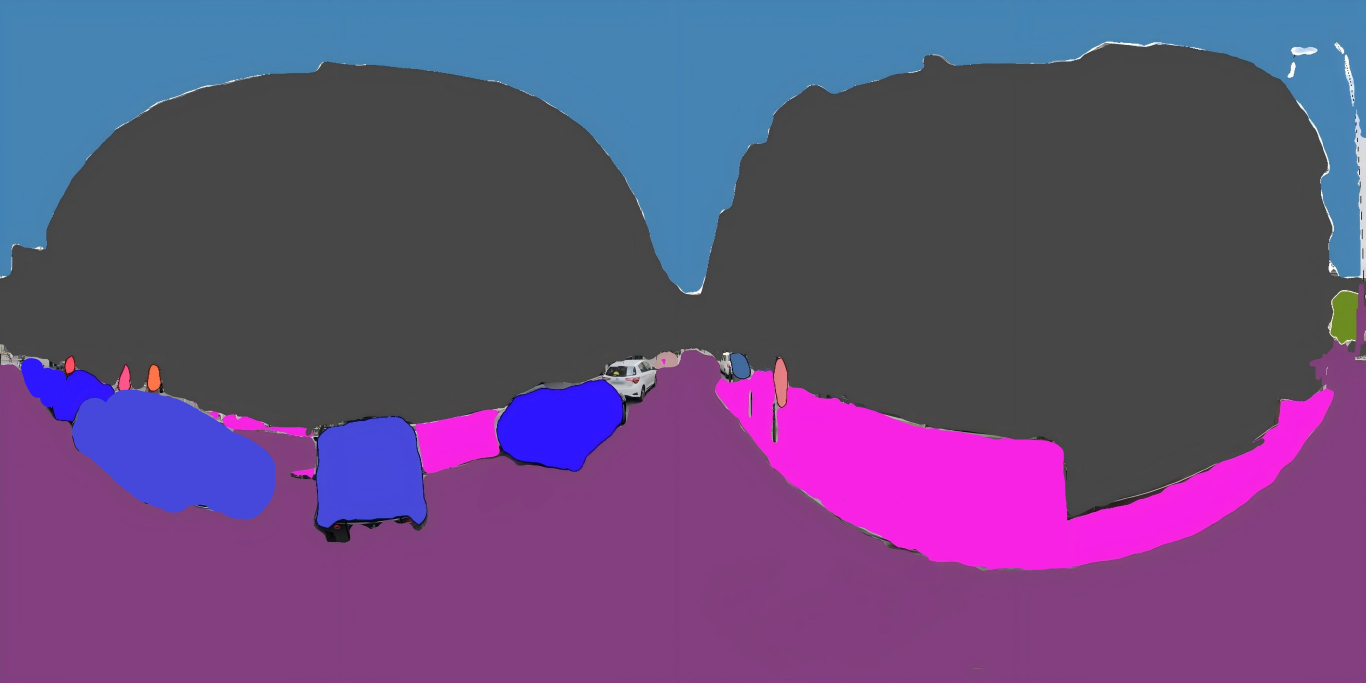
#> input picture gsi/area/svgdata/svg_Street View 26.jpg, 4096 x 2048 px, found by its file name (shown at 1/3 size)
$ python -i extract_cityscapes_regions_colors.py   (imports and definitions only)
#> lines starting #> are read from the running program, lines starting #| are printed output that depends on the picture; after the words box and inside, x2 and y2 are one past the last pixel; in counts of white or black regions, pixels touching at a corner belong together
# -*- coding: utf-8 -*-
import cv2
import numpy as np
import os
import time
from pathlib import Path

# Cityscapes 彩色分割图的部分类别颜色映射（RGB）
CITYSCAPES_COLORS = {
    "unlabeld": (0, 0, 0),
    "ego vehicle": (0, 0, 0),
    "rectification border": (0, 0, 0),
    "out of roi": (0, 0, 0),
    "static": (0, 0, 0),
    "dynamic": (111, 74, 0),
    "ground": (81, 0, 81),

    "road": (128, 64, 128),
    "people walk road": (243, 35, 232),
    "people1": (238, 121, 135),
    "people2": (254, 60, 147),
    "people3": (255, 60, 147),
    "building": (70, 70, 70),
    "vegetation": (105, 142, 33),
    "car": (81, 82, 198),
    "car2": (101, 47, 200),
    "pole": (152, 152, 152),
    "traffic sign": (220, 220, 0),

    "wall": (102, 102, 156),
    "fence": (190, 153, 153),
    "traffic light": (250, 170, 30),
    "terrain": (152, 251, 152),
    "sky": (70, 130, 180),
    "rider": (255, 0, 0),

    "truck": (0, 0, 70),
    "bus": (0, 60, 100),
    "train": (0, 80, 100),
    "motorcycle": (0, 0, 230),
    "bicycle": (119, 11, 32),
    "person": (220, 20, 60),
}


def extract_region_by_color(color_seg_img, target_color, tolerance=10):
    target = np.array(target_color, dtype=np.uint8)
    lower = np.clip(target - tolerance, 0, 255)
    upper = np.clip(target + tolerance, 0, 255)
    mask = cv2.inRange(color_seg_img, lower, upper)
    return mask


def visualize_result(original_img, mask, color, alpha=0.5):
    status = True

    if mask is None:
        status = False

    if original_img.shape[:2] != mask.shape[:2]:
        mask = cv2.resize(mask, (original_img.shape[1], original_img.shape[0]))
        status = False

    if len(mask.shape) == 3:
        mask = cv2.cvtColor(mask, cv2.COLOR_BGR2GRAY)
        status = False

    if np.sum(mask == 255) == 0:
        mask = np.where(mask > 0, 255, 0).astype(np.uint8)
        if np.sum(mask == 255) == 0:
            status = False

    colored_mask = np.zeros_like(original_img)
    colored_mask[mask == 255] = color

    overlay = cv2.addWeighted(original_img, 1 - alpha, colored_mask, alpha, 0)
    return overlay, status


def do_one_parse_proc(basename):
    # ===== 开始计时（单幅图像）=====
#> called with basename = 'gsi/area/svgdata/svg_Street View 26.jpg'
    start_time = time.perf_counter()

    print("basename:", basename)

    if basename.startswith("panorama_"):
        street_view_name = basename[9:]
    else:
        street_view_name = basename

    color_seg_path = f"gsi/area/svgdata/svg_{street_view_name}"
    original_img_path = f"gsi/area/rectdata/rectified_panorama_{street_view_name}"

    if not os.path.exists(color_seg_path) or not os.path.exists(original_img_path):
        print(f"[跳过] 文件缺失：{basename}")
        return None

    color_seg_img = cv2.imread(color_seg_path)
#> color_seg_img is the input picture: shape (2048, 4096, 3); mean B, G, R 121.1, 76.4, 99.4
    if color_seg_img is None:
        return None
    color_seg_img_rgb = cv2.cvtColor(color_seg_img, cv2.COLOR_BGR2RGB)

    original_img = cv2.imread(original_img_path)
    if original_img is None:
        return None

    os.makedirs("extract_cityscapes_regions_colors", exist_ok=True)

    mask_integral = np.zeros(original_img.shape[:2], dtype=np.uint8)

    for class_name, rgb_color in CITYSCAPES_COLORS.items():
        mask = extract_region_by_color(color_seg_img_rgb, rgb_color)

        if mask is None:
            continue

        if mask_integral.shape[:2] != mask.shape[:2]:
            mask = cv2.resize(mask, (mask_integral.shape[1], mask_integral.shape[0]))

        mask_integral += mask
        cv2.imwrite(
            f"extract_cityscapes_regions_colors/{class_name}_mask_{basename}", mask
        )

        if class_name == "building":
            overlay_color = (0, 140, 255)
            overlay_alpha = 0.7
        else:
            overlay_color = (rgb_color[2], rgb_color[1], rgb_color[0])
            overlay_alpha = 0.5

        overlay, status = visualize_result(
            original_img.copy(), mask, overlay_color, alpha=overlay_alpha
        )
        if not status:
            continue

        cv2.imwrite(
            f"extract_cityscapes_regions_colors/{class_name}_overlay_{basename}",
            overlay,
        )
#> this loop made 30 passes
#> status on passes 1 to 12: False, False, False, False, False, False, False, True, True, True, False, False
#> pass 1, in visualize_result, `overlay = cv2.addWeighted(original_img, 1 - alpha, colored_mask, alpha..`:
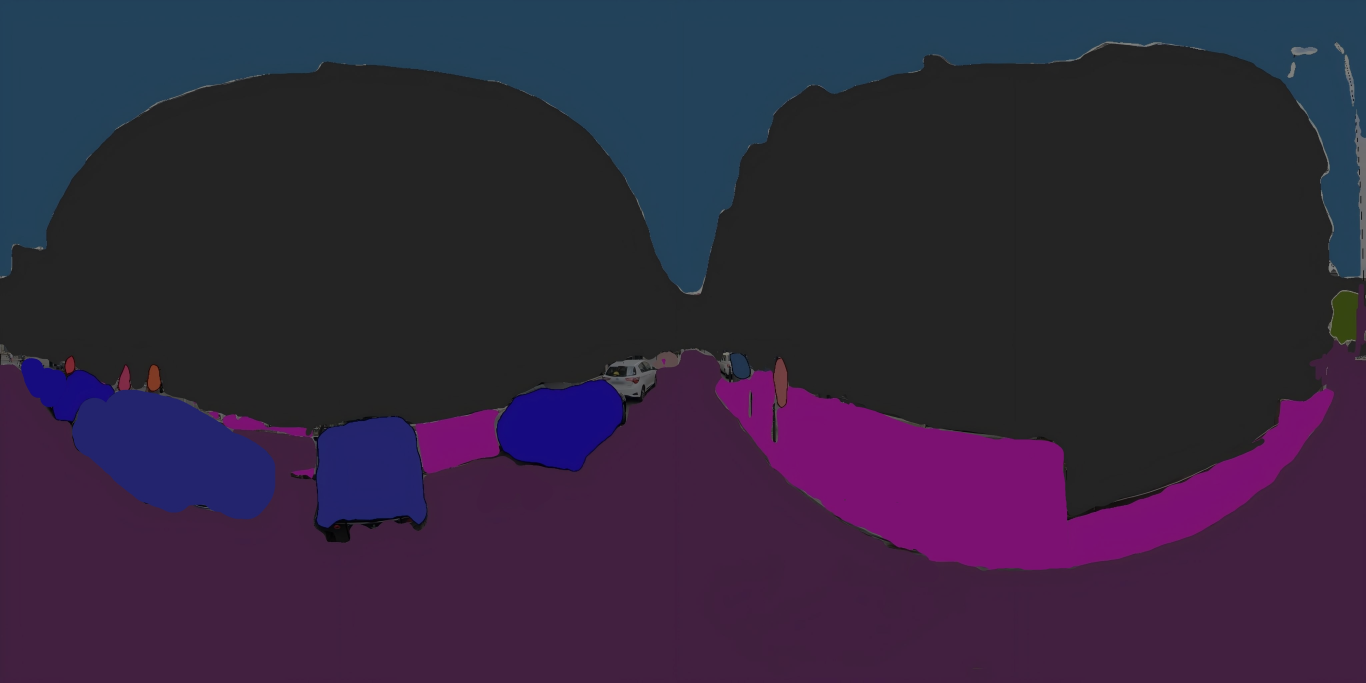
#> overlay: shape (2048, 4096, 3) (shown at 1/3 size); mean of channels 0, 1, 2 60.8, 38.5, 49.9; drawn as B, G, R
#> after the loop:
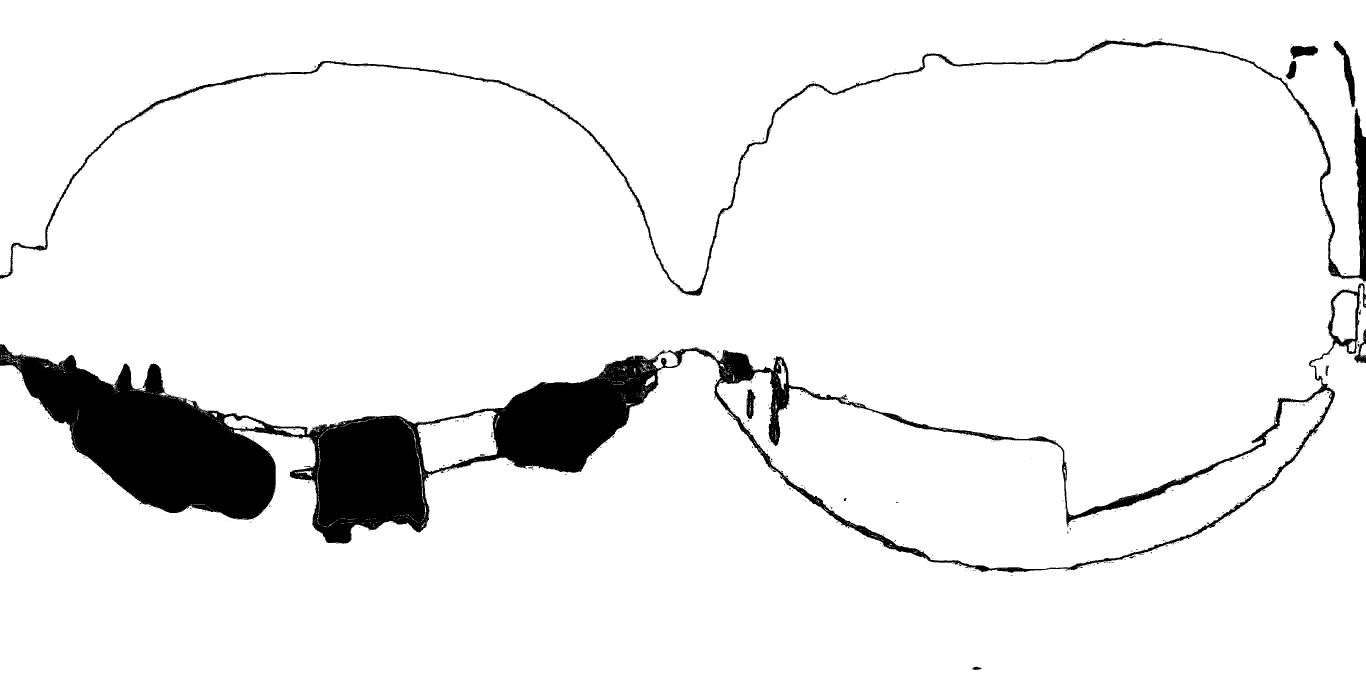
#> mask_integral: shape (2048, 4096) (shown at 1/3 size); 93.3% white; 1152 black regions (1127 under 20 px), largest, box (x1, y1, x2, y2) and area: (0, 849, 4096, 1719) 494620, (0, 121, 4096, 888) 51533, (4000, 122, 4067, 321) 3621

    cv2.imwrite(
        f"extract_cityscapes_regions_colors/mask_integral_{basename}", mask_integral
    )

    # ===== 结束计时 =====
    elapsed_time = time.perf_counter() - start_time
    print(f"[耗时] {basename} 掩膜提取与可视化完成，用时 {elapsed_time:.3f} 秒")

    return elapsed_time


def get_file_extension(filename):
    path = Path(filename)
    ext_with_dot = path.suffix
    ext_without_dot = path.suffix.lstrip(".") if ext_with_dot else ""
    return ext_with_dot, ext_without_dot


# [23 lines not run here, left out]

>>> result = do_one_parse_proc('gsi/area/svgdata/svg_Street View 26.jpg')
